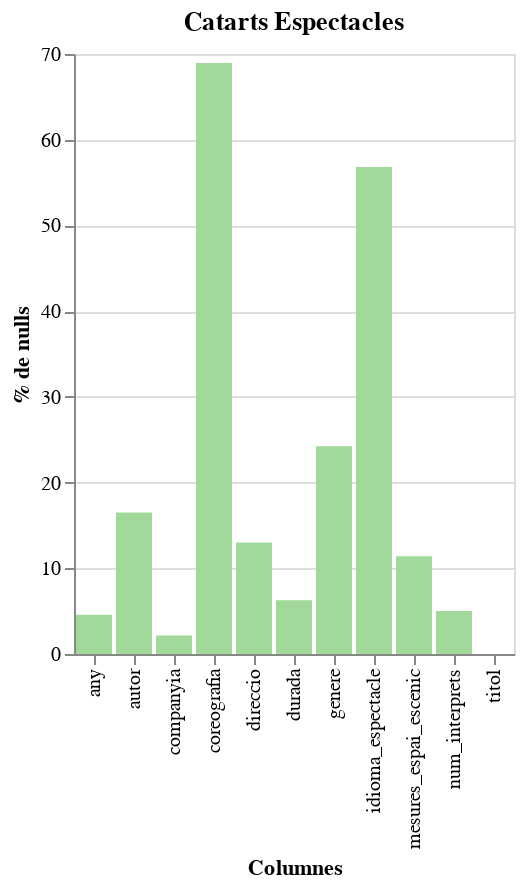

The notebook cell saved with this chart:
### Code cell
grafic('/catarts_espectacles.txt',['reference', 'espai', 'video_embed'], 'Catarts Espectacles')

### Figure 1 — Vega-Lite specification as saved in the notebook (floating-point values rounded to 4 significant figures)
{"config": {"view": {"continuousWidth": 400, "continuousHeight": 300}}, "data": {"name": "data-292ba6cd5aabb7aa7aab7e9f54c74aa2"}, "mark": {"type": "bar", "color": "#a1d99b"}, "encoding": {"x": {"field": "Column", "title": "Columnes", "type": "nominal"}, "y": {"field": "Null Count", "title": "% de nulls", "type": "quantitative"}}, "title": "Catarts Espectacles", "$schema": "https://vega.github.io/schema/vega-lite/v4.17.0.json", "datasets": {"data-292ba6cd5aabb7aa7aab7e9f54c74aa2": [{"Column": "titol", "Null Count": 0.0}, {"Column": "companyia", "Null Count": 2.154}, {"Column": "genere", "Null Count": 24.24}, {"Column": "idioma_espectacle", "Null Count": 56.82}, {"Column": "any", "Null Count": 4.578}, {"Column": "autor", "Null Count": 16.52}, {"Column": "direccio", "Null Count": 13.02}, {"Column": "num_interprets", "Null Count": 5.027}, {"Column": "mesures_espai_escenic", "Null Count": 11.4}, {"Column": "durada", "Null Count": 6.284}, {"Column": "coreografia", "Null Count": 68.94}]}}
